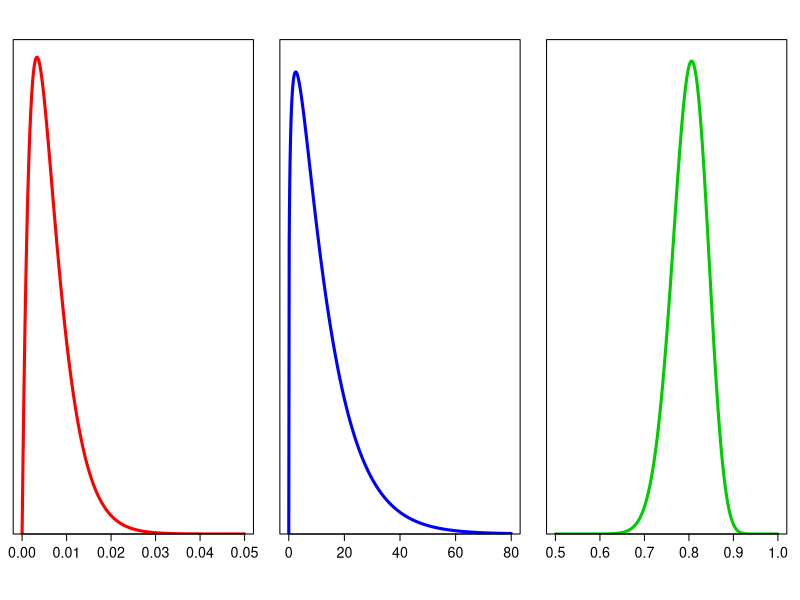

Recreate this plot in R.
## ---- chunk 1
par(mfrow = c(1,3),las=1,yaxs="i",mar=c(5,1,3,1),cex.axis=1.3)
curve(dbeta(x,2,300),from=0,to=0.05,n=501,
      xlab="",ylab="",yaxt="n",ylim=c(0,115),lwd=3,col="red")
curve(dgamma(x,1.25,0.1),from=0,to=80,n=501,
      xlab="",ylab="",yaxt="n",ylim=c(0,0.065),lwd=3,col="blue")
curve(dbeta(x,80,20),from=0.5,to=1,n=501,
      xlab="",ylab="",yaxt="n",ylim=c(0,10.5),lwd=3,col="green3")
